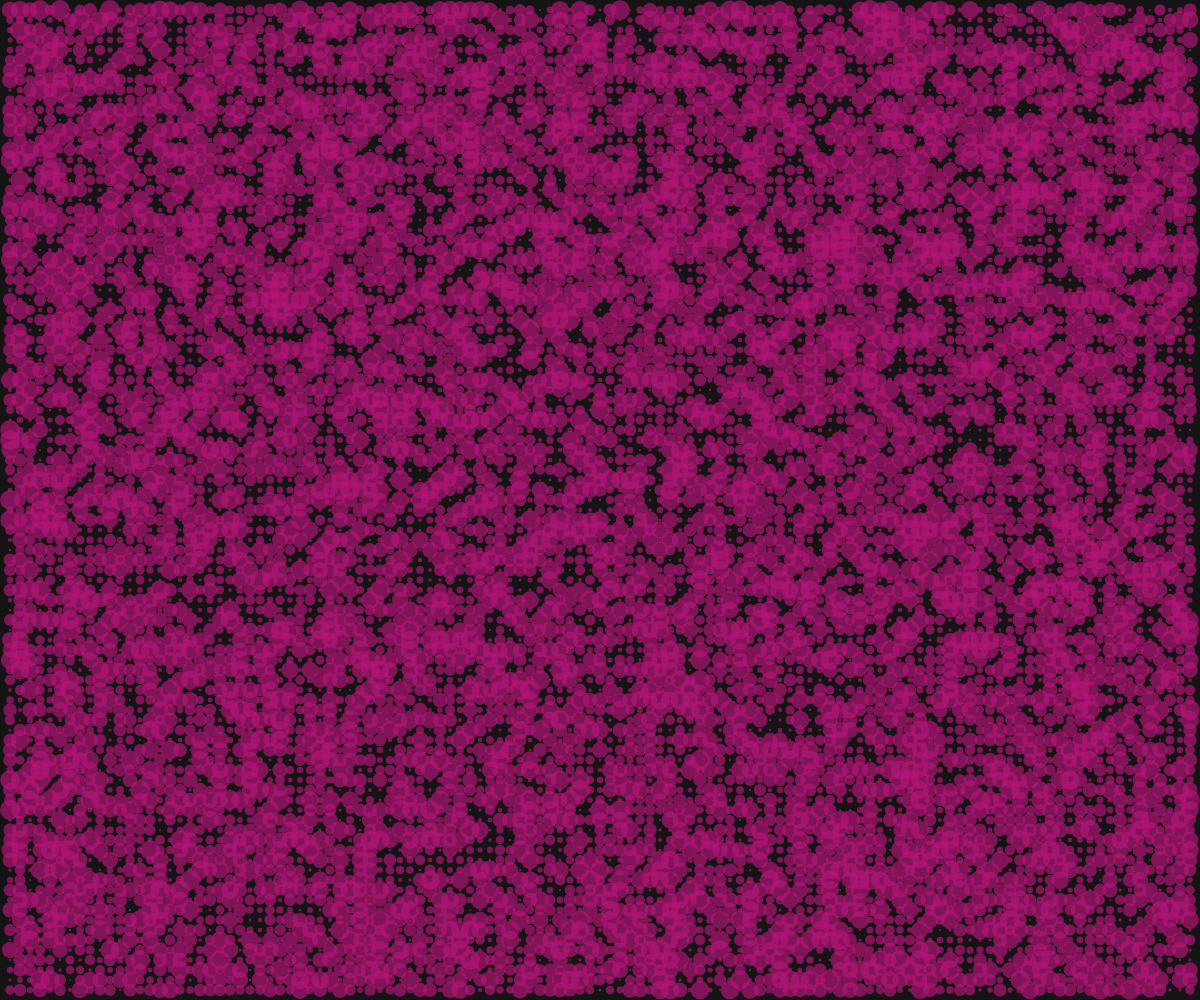
Frame 1 (no input)
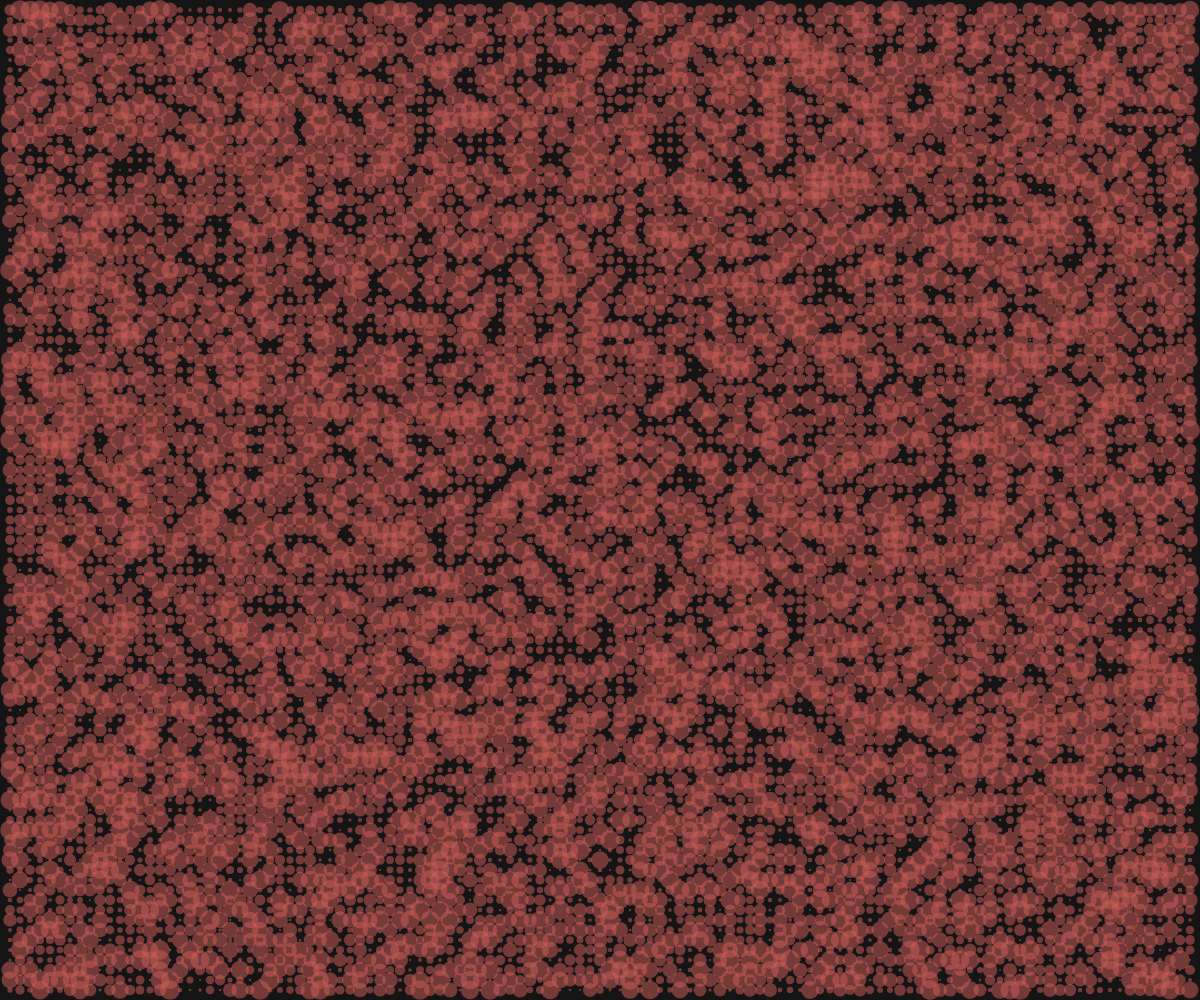
Frame 60 (no input)
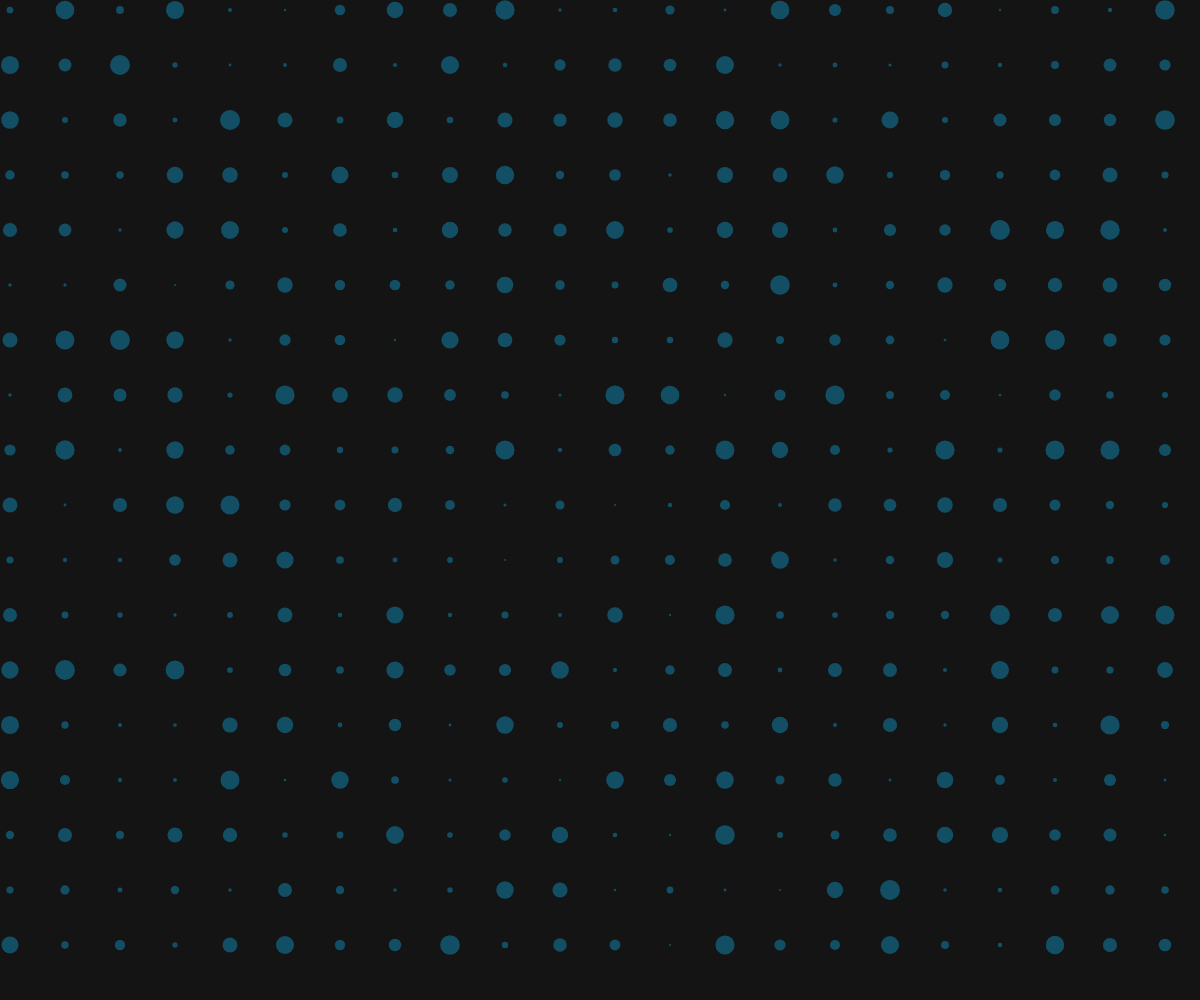
Frame 120 (the mouse pressed at the canvas centre since frame 60)

The p5.js sketch that drew these frames (run headless with seeded random() and noise() and a simulated clock; from frame 60 on, the mouse is pressed at the canvas centre):

// p5.js sketch
// ── sketch.js
let mousey;

function setup() {
  createCanvas(windowWidth, windowHeight);
  background(20);
  frameRate(300);
}
function draw() {
  background(20);
  noStroke();
  fill(random(0, 255), random(100), random(160), random(125, 255));

  let spacing = map(mouseX, 0, windowWidth, 10, 100);
  for (let x = 10; x < width; x += spacing) {
    for (let y = 10; y < height; y += spacing) {
      circle(x, y, random(2, 20));
    }
  }
}
